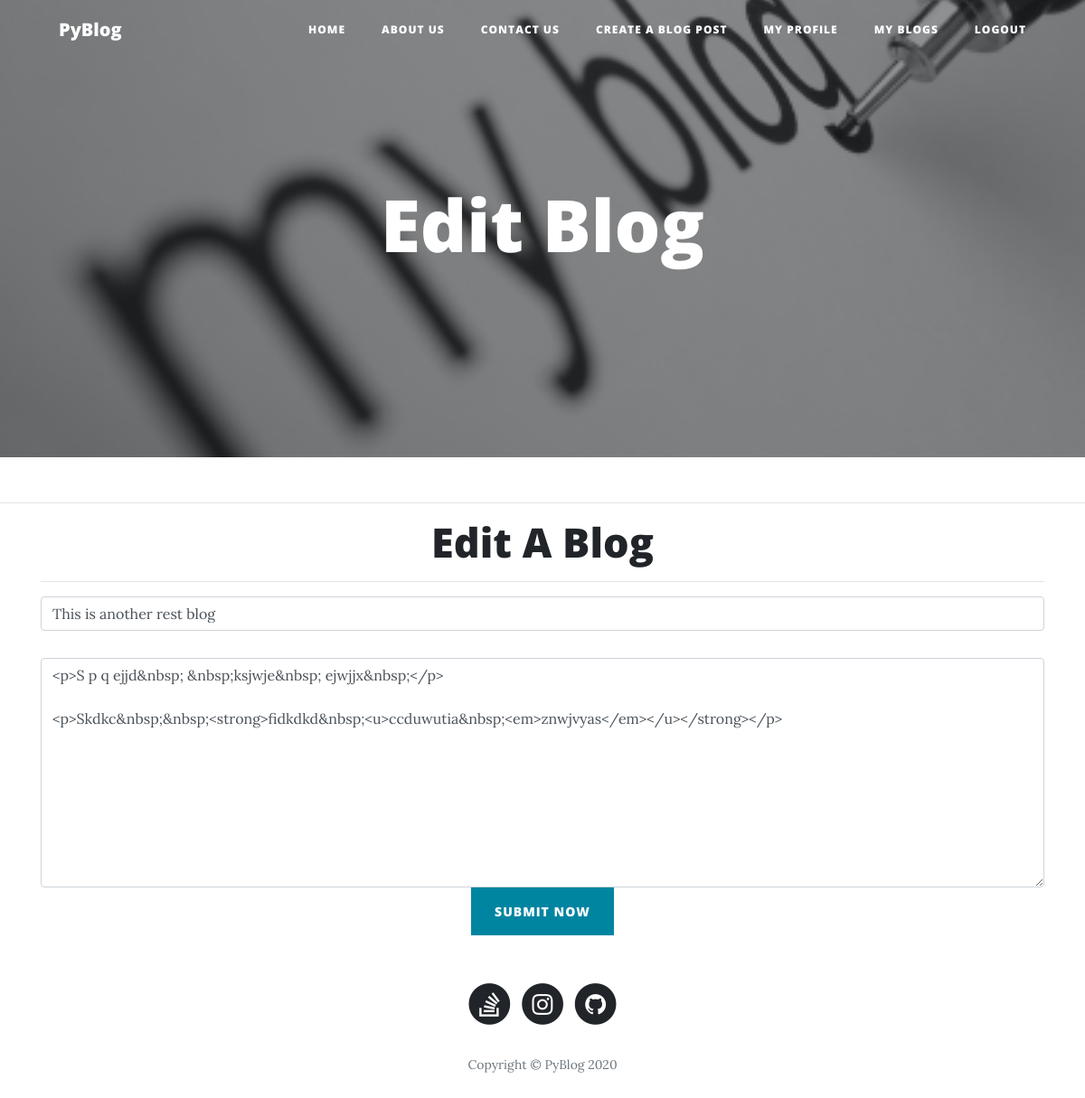
Page /blog/edit/31/ (signed in) on the committed database.
### Blogsite/models.py (models this page shows, shortened)
class Blog(models.Model):
    user = models.ForeignKey(BlogUser, on_delete=models.CASCADE)
    heading = models.CharField(max_length=100)
    blog = RichTextField()
    image = models.ImageField(blank=True, null=True, upload_to='media')
    uploaded_on = models.DateTimeField(auto_now=True)
    views = models.ManyToManyField(BlogUser, blank=True, related_name='Views')
    likes = models.ManyToManyField(BlogUser, blank=True, related_name='Likes')
    comments = models.CharField(blank=True, max_length=120)

### Blogsite/views.py (the view)
# urls.py: path('blog/edit/<str:pk>/', views.edit, name='edit'),
@login_required(login_url='/login')
def edit(request, pk):
    user = BlogUser.objects.get(user=request.user)
    blog = Blog.objects.get(id=pk)
    form = BlogEditForm(instance=blog)
    if request.method == 'POST':
        form = BlogEditForm(request.POST, instance=blog)
        if form.is_valid():
            form.save()
            return redirect('/')
    context = {
        'user': user,
        'form': form,
    }
    return render(request, 'edit.html', context)

### Blogsite/forms.py
class BlogEditForm(forms.ModelForm):
    class Meta:
        model = Blog
        fields = ('heading', 'blog')
        widgets = {
            'heading': forms.TextInput(attrs={'class': 'form-control input input-tr'}),
            'blog': forms.Textarea(attrs={'class': 'form-control input modern-form__form-control--textarea'}),
        }
        labels = {
            'heading': 'Title'
        }

### templates/edit.html (shortened to what this page needs)
<!DOCTYPE html>
{% load crispy_forms_tags %}
<html>
{% load static %}
<head>
    <link rel="stylesheet" href="{% static 'assets/bootstrap/css/bootstrap.min.css' %}">
    <link rel="stylesheet" href="{% static 'assets/fonts/font-awesome.min.css' %}">
</head>
<body>
<nav class="navbar navbar-light navbar-expand-lg fixed-top" id="mainNav">
    <div class="container"><a class="navbar-brand" href="/">PyBlog</a>
        <div class="collapse navbar-collapse" id="navbarResponsive">
            <ul class="nav navbar-nav ml-auto">
                <li class="nav-item" role="presentation"><a class="nav-link" href="{% url 'home' %}">Home</a></li>
                <li class="nav-item" role="presentation"><a class="nav-link" href="{% url 'about' %}">About us</a></li>
                <li class="nav-item" role="presentation"><a class="nav-link" href="{% url 'contact' %}">Contact us</a>
                </li>
                <li class="nav-item" role="presentation"><a class="nav-link" href="{% url 'new-post' %}">Create a Blog
                    Post</a>
                <li class="nav-item" role="presentation"><a class="nav-link" href="{% url 'profile' user.id %}">My Profile</a>
                <li class="nav-item" role="presentation"><a class="nav-link" href="{% url 'my_blog' %}">My Blogs</a>
                <li class="nav-item" role="presentation"><a class="nav-link" href="{% url 'logout' %}">Logout</a>
            </ul>
        </div>
    </div>
</nav>
<header class="masthead" style='background-image:url("{% static 'assets/img/blog_writing.jpg' %}");'>
    <div class="overlay"></div>
    <div class="container">
        <div class="row">
            <div class="col-md-10 col-lg-8 mx-auto">
                <div class="site-heading">
                    <h1>Edit Blog</h1>
                </div>
            </div>
        </div>
    </div>
</header>
<hr>
<section class="getintouch">
    <div class="container modern-form">
        <div class="text-center">
            <h4 style="color: #212529;font-size: 45px;">Edit A Blog</h4>
        </div>
        <hr class="modern-form__hr">
        <form method="post">
            {{ form.heading }}<br>
            {{ form.blog }}
            <div class="form-row">
                <div class="col text-center">
                    <button class="btn btn-primary submit-now" type="submit">Submit Now</button>
                    <br>
                </div>
            </div>
        </form>
    </div>
</section>
<footer>
    <div class="container">
        <div class="row">
            <div class="col-md-10 col-lg-8 mx-auto">
                <ul class="list-inline text-center">
                    <a href="https://stackoverflow.com/users/13780862/sahil-asopa">
                        <li class="list-inline-item"><span class="fa-stack fa-lg"><i
                                class="fa fa-circle fa-stack-2x"></i><i
                                class="fa fa-stack-overflow fa-stack-1x fa-inverse"></i></span></li>
                    </a>
                    <a href="https://www.instagram.com/pip_install_programming/">
                        <li class="list-inline-item"><span class="fa-stack fa-lg"><i
                                class="fa fa-circle fa-stack-2x"></i><i
                                class="fa fa-instagram fa-stack-1x fa-inverse"></i></span></li>
                    </a>
                    <a href="https://github.com/sahilasopa">
                        <li class="list-inline-item"><span class="fa-stack fa-lg"><i
                                class="fa fa-circle fa-stack-2x"></i><i
                                class="fa fa-github fa-stack-1x fa-inverse"></i></span></li>
                    </a>
                </ul>
                <p class="text-muted copyright">Copyright&nbsp;©&nbsp;PyBlog 2020</p>
            </div>
        </div>
    </div>
</footer>
</body>
</html>

### rows in the picture
Blog: heading "This is another rest blog", blog "<p>S p q ejjd&nbsp; &nbsp;ksjwje&nbsp; ejwjjx&nbsp;</p> <p>Skdkc&nbsp;&nbsp;<strong>fidkdkd&nbsp;<u>ccduwutia&nbsp;<em>znwjvyas</em></u></strong></p>"
